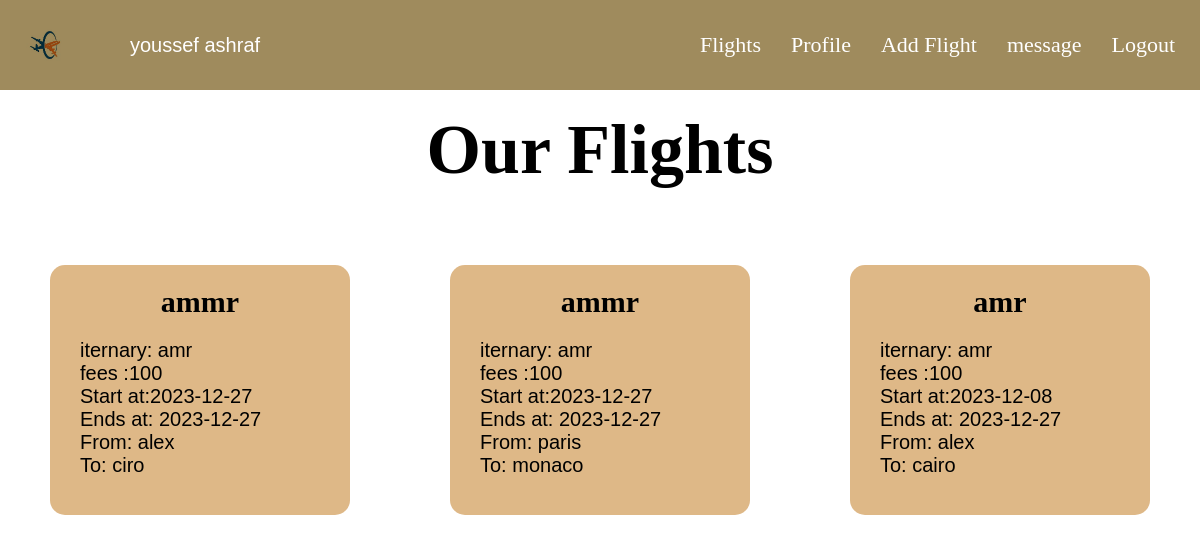
Screenshot of /company/flights.php (signed in) with the database file from the repository.
### tables this page shows
CREATE TABLE `company` (
  `id` int(11) NOT NULL,
  `name` varchar(255) NOT NULL,
  `user_name` varchar(255) NOT NULL,
  `email` varchar(255) NOT NULL,
  `password` varchar(255) NOT NULL,
  `telefone` varchar(255) NOT NULL,
  `bio` varchar(255) NOT NULL,
  `address` varchar(255) NOT NULL,
  `location` varchar(255) NOT NULL,
  `logo` varchar(255) NOT NULL,
  `account$` int(11) NOT NULL
);

CREATE TABLE `flight` (
  `id` int(11) NOT NULL,
  `name` varchar(255) NOT NULL,
  `Itinerary` varchar(255) NOT NULL,
  `fees` double NOT NULL,
  `start_at` date NOT NULL,
  `end_at` date NOT NULL,
  `is_complete` tinyint(1) NOT NULL,
  `registered_num` int(11) NOT NULL,
  `passengers_num` int(11) NOT NULL,
  `company_email` varchar(255) NOT NULL,
  `to` varchar(255) NOT NULL,
  `from` varchar(255) NOT NULL
);

### company/flights.php (the view, shortened to what this page needs)
<!DOCTYPE html>
<html lang="en">
<head>
    <?php
    require_once('../connection.php');
    $userEmail = $_SESSION['user_email'];
    $p = $con->query("SELECT * FROM flight WHERE company_email = '".$userEmail."'");
    $q = $con->query("SELECT * FROM company WHERE email = '".$userEmail."'");
        $row=$q->fetch_array(MYSQLI_ASSOC);
    ?>
</head>
<body>
<div class="main">
      <div class="navbar">
      <img class="img" src="../imeges/<?php echo $row['logo']; ?>" alt="company icon" />
        <P><?php echo $row['name']; ?></P>
        <ul class="links">
          <li><a href="flights.php" class="link">Flights</a></li>
          <li><a href="./comProfile.php" class="link">Profile</a></li>
          <li><a href="addFlight.php" class="link">Add Flight</a></li>
          <li><a href="message.php" class="link">message</a></li>
          <li>
            <form method="post">
              <button
                type="submit"
                name="logout"
                class="link"
                style="background: none; border: none"
              >
                Logout
              </button>
            </form>
          </li>
        </ul>
      </div>
      <div class="diclration">
        <h1 class="dic">Our Flights</h1>
      </div>
      <div class="contain">
      <?php
 while($flights=$p->fetch_array(MYSQLI_ASSOC)){
    echo '
        <div class="child">
        <h2 class="flightn">
         <a  href="flight.php?from='.$flights['id'].' & companyId='.$flights['company_email'].'" class="tt1">'.$flights['name'].'</a>
        </h2>
        <p class="info">iternary: '.$flights['Itinerary'].'</p>
        <p class="info">fees :'.$flights['fees'].'</p>
        <p class="info">Start at:'.$flights['start_at'].'</p>
        <p class="info">Ends at: '.$flights['end_at'].'</p>
        <p class="info">From: '.$flights['from'].'</p>
        <p class="info">To: '.$flights['to'].'</p>
        </div>
        ';
}
?>
      </div>
    </div>
</body>
</html>

### company/flights.php (style rules this page uses)
* { padding: 0; margin: 0; }
.navbar { background-color: #9f8b5d; display: flex; align-items: center; padding: 10px; }
.img { mix-blend-mode: multiply; width: 70px; height: auto; margin-right: 50px; }
.links { list-style: none; margin: 0; padding: 0; display: flex; right: 10px; margin-left: auto; }
.link { color: white; text-decoration: none; font-size: 22px; display: block; padding: 10px 15px; position: relative; font-family: "Alegreya", serif; }
.link:before { content: ""; position: absolute; top: 0; left: 0; width: 100%; height: 2px; background-color: black; transform: scale(0); transform-origin: left; transition: all 0.5s; }
.link:after { content: ""; position: absolute; bottom: 0; left: 0; width: 100%; height: 2px; background-color: black; transform: scale(0); transform-origin: right; transition: all 0.5s; }
.tt1 { font-size: 30px; text-decoration: none; color: black; font-family: "Alegreya", serif; }
h1 { color: white; margin-bottom: 40px; margin-top: 20px; font-family: "Alegreya", serif; font-size: 70px; }
p { color: white; font-size: 20px; font-family: "Alegreya Sans", sans-serif; }
.contain { display: flex; justify-content: space-around; align-items: center; margin: 60px 0px; }
.child { height: 250px; width: 300px; background-color: burlywood; margin: 15px; border-radius: 15px; }
.flightn { margin: 20px auto; text-align: center; }
.info { margin-left: 30px; color: black; }
.diclration { height: 10vh; text-align: center; }
.dic { color: black; }

### rows the page displays
company: logo (picture), name "youssef ashraf"
flight: name "ammr", Itinerary "amr", fees "100", start_at "2023-12-27", end_at "2023-12-27", from "alex", to "ciro"
flight: name "ammr", Itinerary "amr", fees "100", start_at "2023-12-27", end_at "2023-12-27", from "paris", to "monaco"
flight: name "amr", Itinerary "amr", fees "100", start_at "2023-12-08", end_at "2023-12-27", from "alex", to "cairo"
